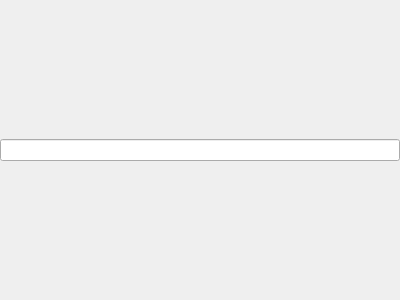
<?xml version="1.0" encoding="UTF-8"?>
<ui version="4.0">
 <class>WQuickSearch</class>
 <widget class="QWidget" name="WQuickSearch">
  <property name="geometry">
   <rect>
    <x>0</x>
    <y>0</y>
    <width>400</width>
    <height>300</height>
   </rect>
  </property>
  <property name="windowTitle">
   <string>Form</string>
  </property>
  <layout class="QHBoxLayout" name="horizontalLayout">
   <property name="leftMargin">
    <number>0</number>
   </property>
   <property name="topMargin">
    <number>0</number>
   </property>
   <property name="rightMargin">
    <number>0</number>
   </property>
   <property name="bottomMargin">
    <number>0</number>
   </property>
   <item>
    <widget class="QLineEdit" name="searchEdit"/>
   </item>
  </layout>
 </widget>
 <resources/>
 <connections/>
</ui>
